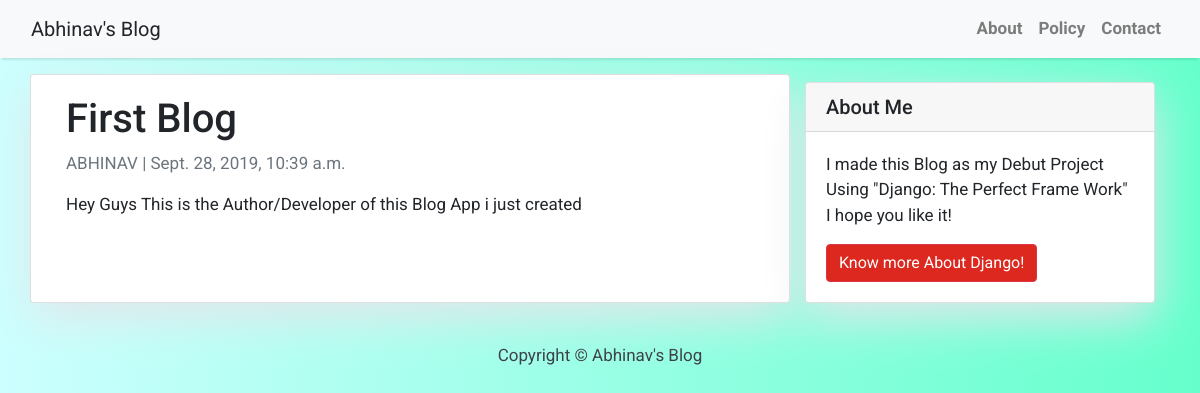
The page /first-blog/ on the database its author committed.
### blog/models.py (models this page shows, shortened)
class Post(models.Model):
    title = models.CharField(max_length=200, unique=True)
    slug = models.SlugField(max_length=200, unique=True)
    author = models.ForeignKey(
        User, on_delete=models.CASCADE, related_name="blog_posts"
    )
    updated_on = models.DateTimeField(auto_now=True)
    content = models.TextField()
    created_on = models.DateTimeField(auto_now_add=True)
    status = models.IntegerField(choices=STATUS, default=0)
    class Meta:
        ordering = ["-created_on"]

### blog/views.py (the view)
# urls.py: path("<slug:slug>/", views.PostDetail.as_view(), name="post_detail"),
class PostDetail(generic.DetailView):
    model = Post
    template_name = "post_detail.html"

### blog/templates/post_detail.html
{% extends 'base.html' %} {% block content %}
<div class="container">
  <div class="row">
    <div class="col-md-8 card mb-4  mt-3 left  top">
      <div class="card-body">
        <h1>{% block title %} {{ object.title }} {% endblock title %}</h1>
        <p class=" text-muted">{{ post.author }} | {{ post.created_on }}</p>
        <p class="card-text ">{{ object.content | safe }}</p>
      </div>
    </div>
    {% block sidebar %} {% include 'sidebar.html' %} {% endblock sidebar %}
  </div>
</div>
{% endblock content %}

### blog/templates/base.html (style rules this page uses)
body { font-family: "Roboto", sans-serif; font-size: 17px; background-image: linear-gradient(-90deg, #66ffcc, #ccffff); }

### blog/templates/sidebar.html (style rules this page uses)
.card { box-shadow: 0 16px 48px #E3E7EB; }

### rows shown on the page
Post: title "First Blog", author "ABHINAV", created_on "Sept. 28, 2019, 10:39 a.m.", content "Hey Guys This is the Author/Developer of this Blog App i just created"
